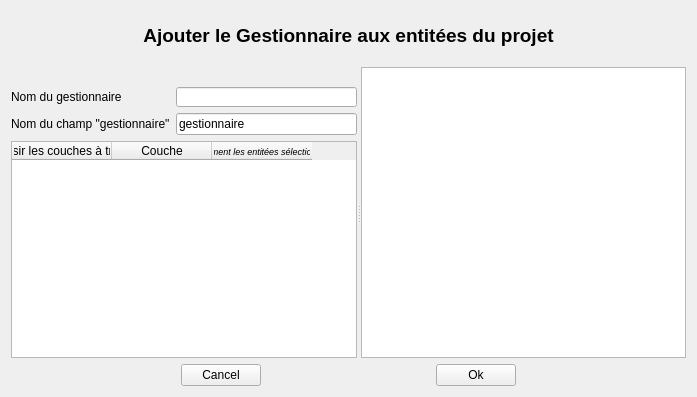
<?xml version="1.0" encoding="UTF-8"?>
<ui version="4.0">
 <class>add_gestionnaire_form</class>
 <widget class="QWidget" name="add_gestionnaire_form">
  <property name="geometry">
   <rect>
    <x>0</x>
    <y>0</y>
    <width>697</width>
    <height>397</height>
   </rect>
  </property>
  <property name="windowTitle">
   <string>Ajouter le gestionnaire aux entitées du projet</string>
  </property>
  <layout class="QVBoxLayout" name="verticalLayout_2">
   <item>
    <widget class="QLabel" name="label_3">
     <property name="maximumSize">
      <size>
       <width>16777215</width>
       <height>50</height>
      </size>
     </property>
     <property name="text">
      <string>&lt;html&gt;&lt;head/&gt;&lt;body&gt;&lt;p align=&quot;center&quot;&gt;&lt;span style=&quot; font-size:14pt; font-weight:600;&quot;&gt;Ajouter le Gestionnaire aux entitées du projet&lt;/span&gt;&lt;/p&gt;&lt;/body&gt;&lt;/html&gt;</string>
     </property>
    </widget>
   </item>
   <item>
    <widget class="QSplitter" name="splitter">
     <property name="orientation">
      <enum>Qt::Horizontal</enum>
     </property>
     <widget class="QWidget" name="">
      <layout class="QVBoxLayout" name="verticalLayout">
       <item>
        <spacer name="verticalSpacer_3">
         <property name="orientation">
          <enum>Qt::Vertical</enum>
         </property>
         <property name="sizeType">
          <enum>QSizePolicy::Fixed</enum>
         </property>
         <property name="sizeHint" stdset="0">
          <size>
           <width>20</width>
           <height>20</height>
          </size>
         </property>
        </spacer>
       </item>
       <item>
        <layout class="QFormLayout" name="formLayout">
         <item row="0" column="0">
          <widget class="QLabel" name="label">
           <property name="maximumSize">
            <size>
             <width>16777215</width>
             <height>20</height>
            </size>
           </property>
           <property name="text">
            <string>Nom du gestionnaire</string>
           </property>
          </widget>
         </item>
         <item row="0" column="1">
          <widget class="QLineEdit" name="le_gestionnaire">
           <property name="maximumSize">
            <size>
             <width>16777215</width>
             <height>20</height>
            </size>
           </property>
          </widget>
         </item>
         <item row="1" column="1">
          <widget class="QLineEdit" name="le_gestionnaire_field">
           <property name="text">
            <string>gestionnaire</string>
           </property>
          </widget>
         </item>
         <item row="1" column="0">
          <widget class="QLabel" name="label_2">
           <property name="text">
            <string>Nom du champ &quot;gestionnaire&quot;</string>
           </property>
          </widget>
         </item>
        </layout>
       </item>
       <item>
        <widget class="QTableWidget" name="tableWidget">
         <column>
          <property name="text">
           <string>Choisir les couches à traiter</string>
          </property>
         </column>
         <column>
          <property name="text">
           <string>Couche</string>
          </property>
         </column>
         <column>
          <property name="text">
           <string>(Seulement les entitées sélectionnées)</string>
          </property>
          <property name="font">
           <font>
            <pointsize>7</pointsize>
            <italic>true</italic>
           </font>
          </property>
         </column>
        </widget>
       </item>
      </layout>
     </widget>
     <widget class="QTextBrowser" name="textBrowser"/>
    </widget>
   </item>
   <item>
    <layout class="QHBoxLayout" name="horizontalLayout_2">
     <item>
      <spacer name="horizontalSpacer">
       <property name="orientation">
        <enum>Qt::Horizontal</enum>
       </property>
       <property name="sizeHint" stdset="0">
        <size>
         <width>40</width>
         <height>20</height>
        </size>
       </property>
      </spacer>
     </item>
     <item>
      <widget class="QPushButton" name="pb_cancel">
       <property name="text">
        <string>Cancel</string>
       </property>
      </widget>
     </item>
     <item>
      <spacer name="horizontalSpacer_2">
       <property name="orientation">
        <enum>Qt::Horizontal</enum>
       </property>
       <property name="sizeHint" stdset="0">
        <size>
         <width>40</width>
         <height>20</height>
        </size>
       </property>
      </spacer>
     </item>
     <item>
      <widget class="QPushButton" name="pb_ok">
       <property name="text">
        <string>Ok</string>
       </property>
      </widget>
     </item>
     <item>
      <spacer name="horizontalSpacer_3">
       <property name="orientation">
        <enum>Qt::Horizontal</enum>
       </property>
       <property name="sizeHint" stdset="0">
        <size>
         <width>40</width>
         <height>20</height>
        </size>
       </property>
      </spacer>
     </item>
    </layout>
   </item>
  </layout>
 </widget>
 <resources/>
 <connections/>
</ui>
